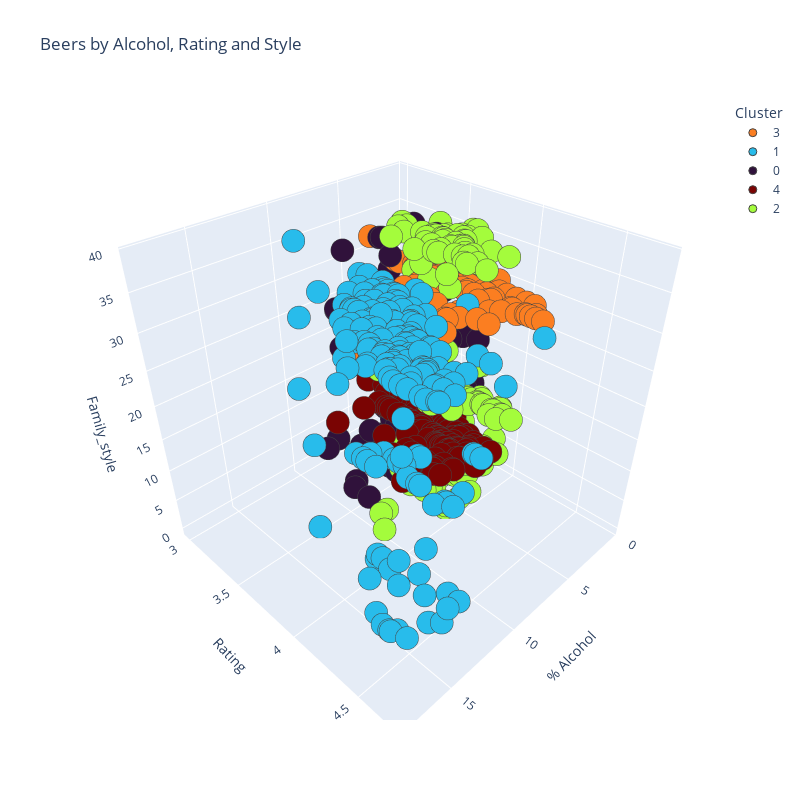

Source (notebook cell):
### Markdown cell above
#### Finally, a 3D graph with the 3 dimensions Alcohol, Rating and Style, where we can move it to see how the 5 clusters were composed.

### Code cell
#recommendation to run the script in Google Colab or Jupyter to be able to visualize the graph in 3D
fig = px.scatter_3d(relevant_cols, x="Alc", y="Rating", z="NFamily_style"
                    ,title="Beers by Alcohol, Rating and Style"
                    ,color = relevant_cols["clusters"].astype(str)
                    ,color_discrete_map = {'0': 'rgb(48,18,59)', '1': 'rgb(40,188,235)', '2': 'rgb(164,252,60)'
                                            , '3': 'rgb(251,126,33)', '4': 'rgb(122,4,3)'}
                   ,labels={"color": "Cluster", "NFamily_style": "Family_style","Alc": "% Alcohol"}
                   ,width=800, height=800)
fig.update_traces(marker=dict(line=dict(width=1,)))
fig.show()

### Figure 1 — Plotly figure (JSON) as saved in the notebook; plotly's stock layout.template omitted (floating-point values rounded to 4 significant figures; data arrays with more than 128 entries replaced by an {"elided": "..."} marker saying what was removed)
{"data": [{"hovertemplate": "Cluster=3<br>% Alcohol=%{x}<br>Rating=%{y}<br>Family_style=%{z}<extra></extra>", "legendgroup": "3", "marker": {"color": "rgb(251,126,33)", "line": {"width": 1}, "symbol": "circle"}, "mode": "markers", "name": "3", "scene": "scene", "showlegend": true, "type": "scatter3d", "x": [7, 5, 6, 8.5, 6.5, 4.5, 6, 6, 6, 6.2, 5.6, 6.1, 6.1, 6, 8, 8, 8, 4.7, 4.7, 5.2, 5.6, 3.5, 5.7, 7.5, 5.8, 6, 5.8, 4.7, 4, 4.7, 6.1, 4.5, 3, 4.2, 5.5, 6, 8, 6, 5, 5, 5, 5, 6, 6, 3.5, 7, 6, 6, 6, 6, 6, 8, 5.5, 7.1, 4.2, 4.7, 4.5, 5, 5, 6.5, 5.7, 4, 4, 4, 4, 4.7, 3.5, 8, 6, 5, 6, 3.5, 6.4, 3.9, 8, 6.3, 8.2, 6, 6, 4.5, 8, 8.5, 6.6, 5.6, 5, 14.3, 10, 6.1, 8, 10, 9, 9, 6, 5, 10, 4.6, 5.8, 5, 6, 6, 6], "y": [3.8, 4.35, 3.66, 4.12, 3.88, 3.72, 4.47, 4.38, 3.66, 4.02, 3.6, 3.84, 4.15, 4.28, 3.94, 4.13, 4.13, 3.81, 3.54, 3.62, 3.66, 3.58, 3.74, 3.79, 3.71, 3.76, 4.16, 3.76, 3.79, 3.16, 3.79, 3.7, 3.54, 3.6, 4.07, 3.89, 4.31, 3.73, 3.55, 4.24, 4.3, 4.35, 4.43, 4.29, 3.78, 4.23, 4.37, 3.88, 3.78, 3.64, 3.53, 4.31, 3.98, 3.78, 3.49, 3.79, 3.9, 3.73, 4.18, 4.12, 4.41, 3.75, 4.05, 3.81, 3.91, 3.91, 3.75, 4.24, 3.87, 3.71, 3.97, 3.6, 3.86, 3.66, 3.76, 4.34, 4, 4.16, 4.01, 3.67, 3.9, 4.17, 4.27, 4.1, 3.62, 4.06, 4.1, 4.06, 4.17, 4.22, 4.14, 4.13, 3.5, 3.58, 4.18, 3.84, 3.75, 4.13, 4.4, 3.84, 3.84], "z": [34, 34, 34, 34, 34, 34, 34, 34, 34, 34, 34, 34, 34, 34, 34, 34, 34, 34, 34, 34, 34, 34, 34, 34, 34, 34, 34, 34, 34, 34, 34, 34, 34, 34, 34, 34, 34, 34, 34, 34, 34, 34, 34, 34, 34, 34, 34, 34, 34, 34, 34, 34, 34, 34, 34, 34, 34, 34, 34, 34, 34, 34, 34, 34, 34, 34, 34, 34, 34, 34, 34, 34, 34, 34, 34, 34, 34, 34, 34, 34, 34, 34, 34, 34, 34, 34, 34, 34, 34, 34, 34, 34, 34, 34, 34, 34, 34, 34, 34, 34, 34]}, {"hovertemplate": "Cluster=1<br>% Alcohol=%{x}<br>Rating=%{y}<br>Family_style=%{z}<extra></extra>", "legendgroup": "1", "marker": {"color": "rgb(40,188,235)", "line": {"width": 1}, "symbol": "circle"}, "mode": "markers", "name": "1", "scene": "scene", "showlegend": true, "type": "scatter3d", "x": {"elided": "192 float values"}, "y": {"elided": "192 float values"}, "z": {"elided": "192 int values"}}, {"hovertemplate": "Cluster=0<br>% Alcohol=%{x}<br>Rating=%{y}<br>Family_style=%{z}<extra></extra>", "legendgroup": "0", "marker": {"color": "rgb(48,18,59)", "line": {"width": 1}, "symbol": "circle"}, "mode": "markers", "name": "0", "scene": "scene", "showlegend": true, "type": "scatter3d", "x": {"elided": "176 float values"}, "y": {"elided": "176 float values"}, "z": {"elided": "176 int values"}}, {"hovertemplate": "Cluster=4<br>% Alcohol=%{x}<br>Rating=%{y}<br>Family_style=%{z}<extra></extra>", "legendgroup": "4", "marker": {"color": "rgb(122,4,3)", "line": {"width": 1}, "symbol": "circle"}, "mode": "markers", "name": "4", "scene": "scene", "showlegend": true, "type": "scatter3d", "x": {"elided": "165 float values"}, "y": {"elided": "165 float values"}, "z": {"elided": "165 int values"}}, {"hovertemplate": "Cluster=2<br>% Alcohol=%{x}<br>Rating=%{y}<br>Family_style=%{z}<extra></extra>", "legendgroup": "2", "marker": {"color": "rgb(164,252,60)", "line": {"width": 1}, "symbol": "circle"}, "mode": "markers", "name": "2", "scene": "scene", "showlegend": true, "type": "scatter3d", "x": {"elided": "152 float values"}, "y": {"elided": "152 float values"}, "z": {"elided": "152 int values"}}], "layout": {"height": 800, "legend": {"title": {"text": "Cluster"}, "tracegroupgap": 0}, "scene": {"domain": {"x": [0, 1], "y": [0, 1]}, "xaxis": {"title": {"text": "% Alcohol"}}, "yaxis": {"title": {"text": "Rating"}}, "zaxis": {"title": {"text": "Family_style"}}}, "title": {"text": "Beers by Alcohol, Rating and Style"}, "width": 800}}
